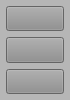
            <widget class="QWidget" name="widget_12" native="true">
             <property name="sizePolicy">
              <sizepolicy hsizetype="Expanding" vsizetype="Expanding">
               <horstretch>0</horstretch>
               <verstretch>0</verstretch>
              </sizepolicy>
             </property>
             <property name="minimumSize">
              <size>
               <width>70</width>
               <height>0</height>
              </size>
             </property>
             <property name="maximumSize">
              <size>
               <width>70</width>
               <height>16777215</height>
              </size>
             </property>
             <property name="styleSheet">
              <string notr="true">background-color: rgb(182, 182, 182);</string>
             </property>
             <layout class="QVBoxLayout" name="verticalLayout_12">
              <property name="leftMargin">
               <number>6</number>
              </property>
              <property name="topMargin">
               <number>6</number>
              </property>
              <property name="rightMargin">
               <number>6</number>
              </property>
              <property name="bottomMargin">
               <number>6</number>
              </property>
              <item>
               <widget class="QPushButton" name="btn_Novo">
                <property name="sizePolicy">
                 <sizepolicy hsizetype="Preferred" vsizetype="Preferred">
                  <horstretch>0</horstretch>
                  <verstretch>0</verstretch>
                 </sizepolicy>
                </property>
                <property name="minimumSize">
                 <size>
                  <width>0</width>
                  <height>0</height>
                 </size>
                </property>
                <property name="maximumSize">
                 <size>
                  <width>16777215</width>
                  <height>16777215</height>
                 </size>
                </property>
                <property name="font">
                 <font>
                  <pointsize>9</pointsize>
                  <weight>75</weight>
                  <bold>true</bold>
                 </font>
                </property>
                <property name="cursor">
                 <cursorShape>PointingHandCursor</cursorShape>
                </property>
                <property name="layoutDirection">
                 <enum>Qt::LeftToRight</enum>
                </property>
                <property name="autoFillBackground">
                 <bool>false</bool>
                </property>
                <property name="styleSheet">
                 <string notr="true">background-color: rgb(141, 141, 141);</string>
                </property>
                <property name="text">
                 <string/>
                </property>
                <property name="iconSize">
                 <size>
                  <width>60</width>
                  <height>60</height>
                 </size>
                </property>
                <property name="checkable">
                 <bool>false</bool>
                </property>
                <property name="autoDefault">
                 <bool>false</bool>
                </property>
                <property name="default">
                 <bool>false</bool>
                </property>
                <property name="flat">
                 <bool>false</bool>
                </property>
               </widget>
              </item>
              <item>
               <widget class="QPushButton" name="btn_Alterar">
                <property name="sizePolicy">
                 <sizepolicy hsizetype="Preferred" vsizetype="Preferred">
                  <horstretch>0</horstretch>
                  <verstretch>0</verstretch>
                 </sizepolicy>
                </property>
                <property name="minimumSize">
                 <size>
                  <width>0</width>
                  <height>0</height>
                 </size>
                </property>
                <property name="maximumSize">
                 <size>
                  <width>16777215</width>
                  <height>16777215</height>
                 </size>
                </property>
                <property name="font">
                 <font>
                  <pointsize>9</pointsize>
                  <weight>75</weight>
                  <bold>true</bold>
                 </font>
                </property>
                <property name="cursor">
                 <cursorShape>PointingHandCursor</cursorShape>
                </property>
                <property name="layoutDirection">
                 <enum>Qt::LeftToRight</enum>
                </property>
                <property name="autoFillBackground">
                 <bool>false</bool>
                </property>
                <property name="styleSheet">
                 <string notr="true">background-color: rgb(141, 141, 141);</string>
                </property>
                <property name="text">
                 <string/>
                </property>
                <property name="iconSize">
                 <size>
                  <width>60</width>
                  <height>60</height>
                 </size>
                </property>
                <property name="checkable">
                 <bool>false</bool>
                </property>
                <property name="autoDefault">
                 <bool>false</bool>
                </property>
                <property name="default">
                 <bool>false</bool>
                </property>
                <property name="flat">
                 <bool>false</bool>
                </property>
               </widget>
              </item>
              <item>
               <widget class="QPushButton" name="btn_Excluir">
                <property name="sizePolicy">
                 <sizepolicy hsizetype="Preferred" vsizetype="Preferred">
                  <horstretch>0</horstretch>
                  <verstretch>0</verstretch>
                 </sizepolicy>
                </property>
                <property name="minimumSize">
                 <size>
                  <width>0</width>
                  <height>0</height>
                 </size>
                </property>
                <property name="maximumSize">
                 <size>
                  <width>16777215</width>
                  <height>16777215</height>
                 </size>
                </property>
                <property name="font">
                 <font>
                  <pointsize>9</pointsize>
                  <weight>75</weight>
                  <bold>true</bold>
                 </font>
                </property>
                <property name="cursor">
                 <cursorShape>PointingHandCursor</cursorShape>
                </property>
                <property name="layoutDirection">
                 <enum>Qt::LeftToRight</enum>
                </property>
                <property name="autoFillBackground">
                 <bool>false</bool>
                </property>
                <property name="styleSheet">
                 <string notr="true">background-color: rgb(141, 141, 141);</string>
                </property>
                <property name="text">
                 <string/>
                </property>
                <property name="iconSize">
                 <size>
                  <width>60</width>
                  <height>60</height>
                 </size>
                </property>
                <property name="checkable">
                 <bool>false</bool>
                </property>
                <property name="autoDefault">
                 <bool>false</bool>
                </property>
                <property name="default">
                 <bool>false</bool>
                </property>
                <property name="flat">
                 <bool>false</bool>
                </property>
               </widget>
              </item>
             </layout>
            </widget>
